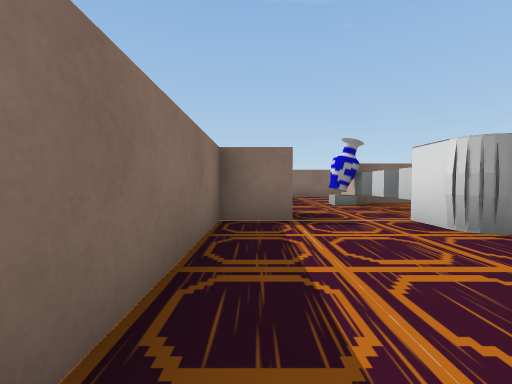
View 1 (above)

23 first-person views from a walk through a 3-D level made in the Unity game engine. The camera is 0.51 m above the floor, tilts 2° down and sees 90° across. The floor is counted in squares, 1 m on a side. Each view is taken from the middle of a square. On the plan, view 1 faces up. The plan holds only what a view shows up to about 9 squares ahead; the rest is blank. The player is left out. Some surface patterns are stand-ins.

View 2
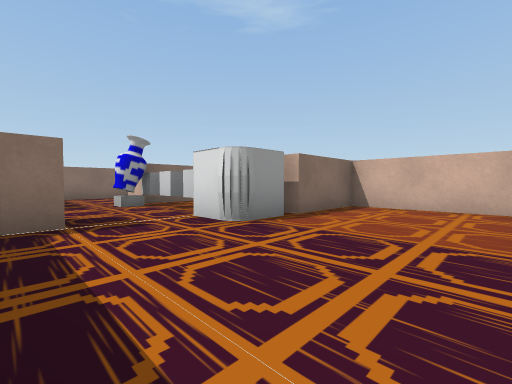

View 3
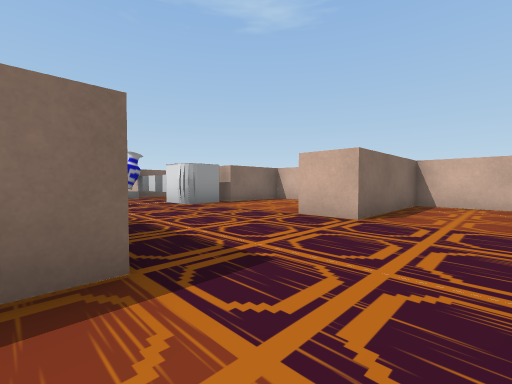

View 4
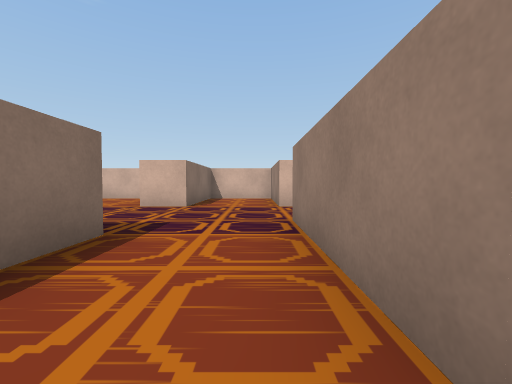

View 5
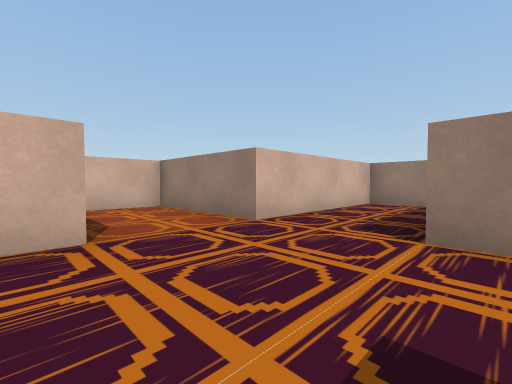

View 6
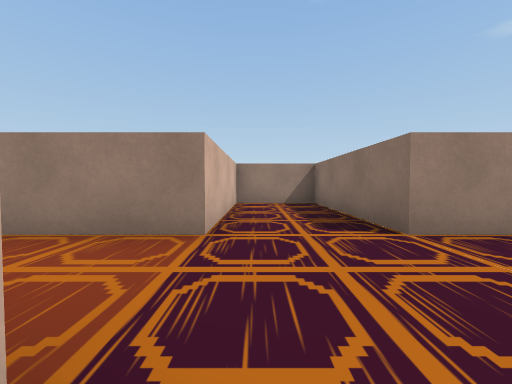

View 7
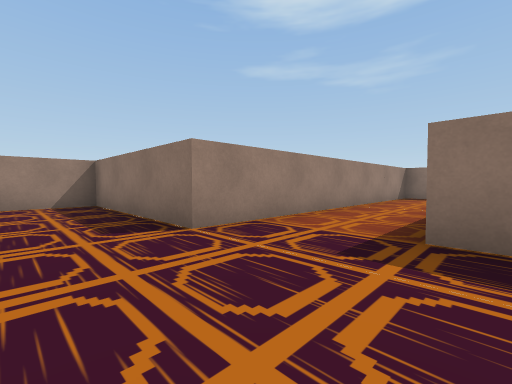

View 8
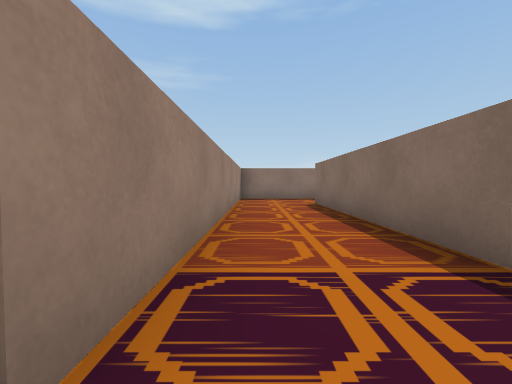

View 9
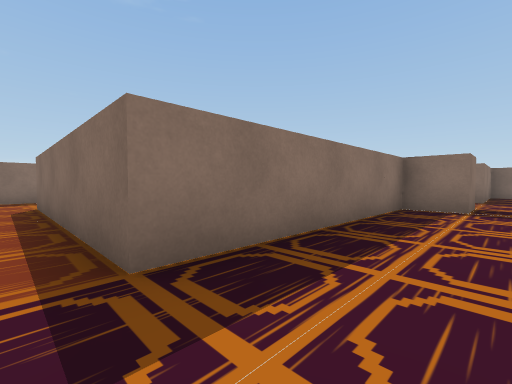

View 10
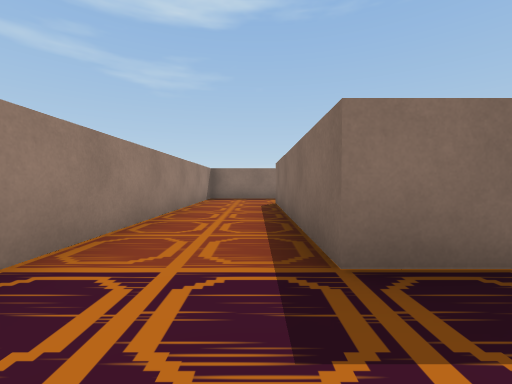

View 11
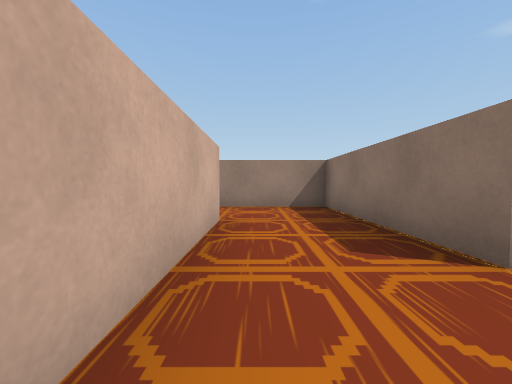

View 12
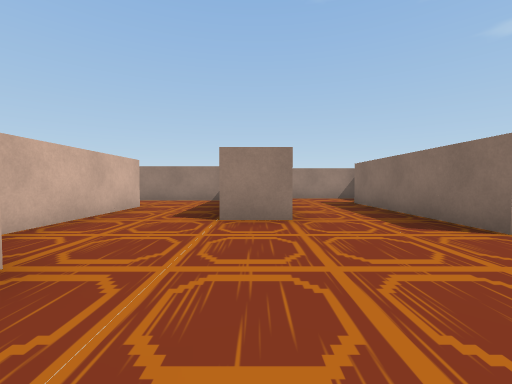

View 13
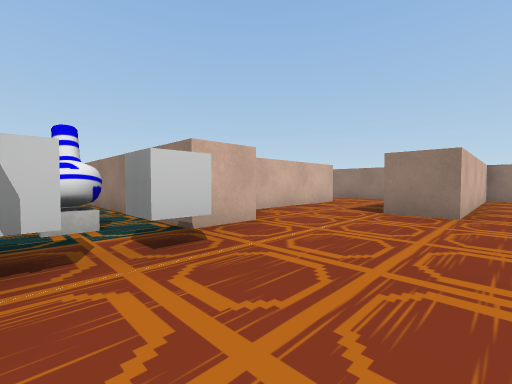

View 14
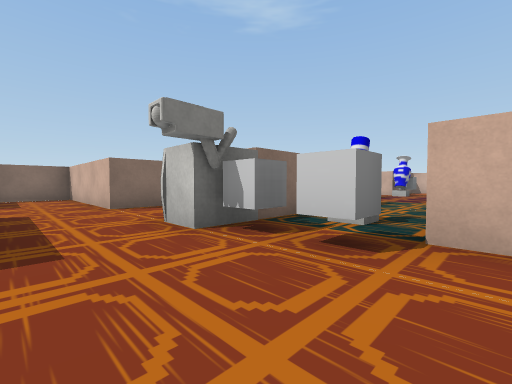

View 15
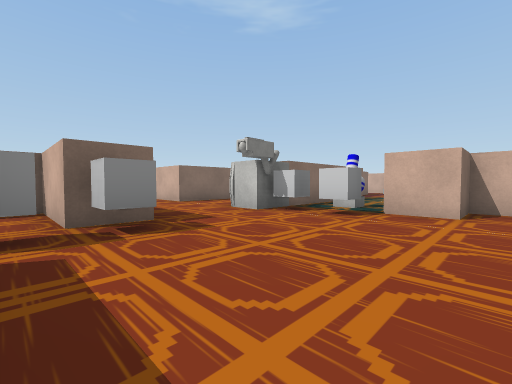

View 16
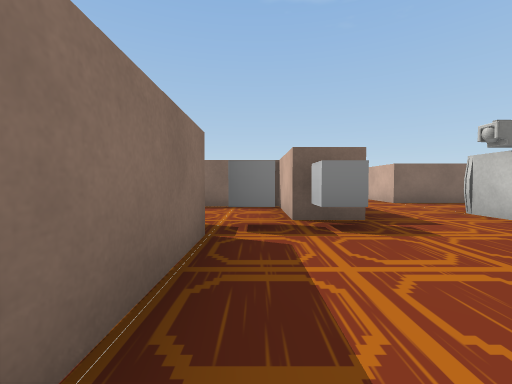

View 17
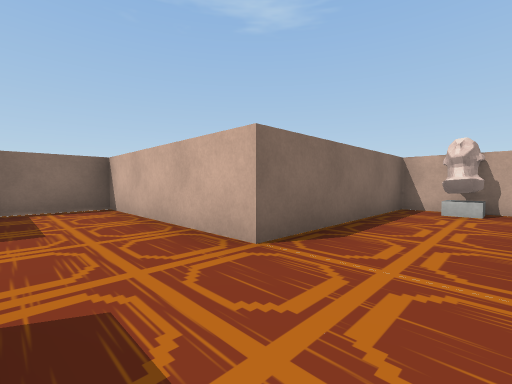

View 18
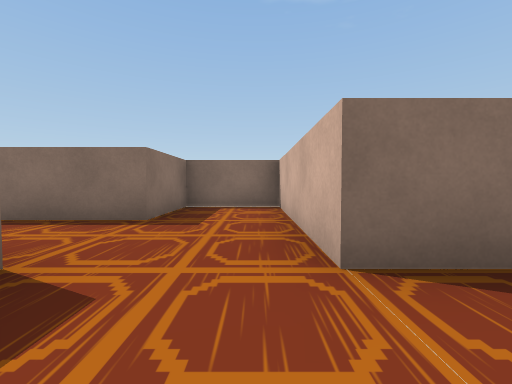

View 19
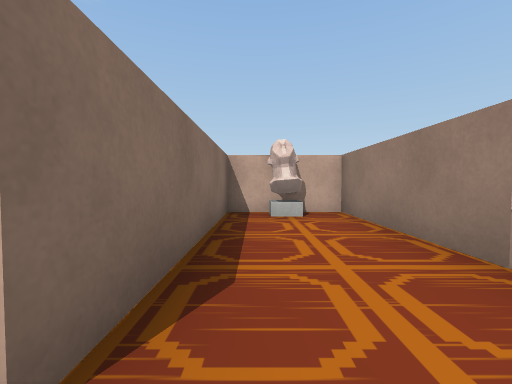

View 20
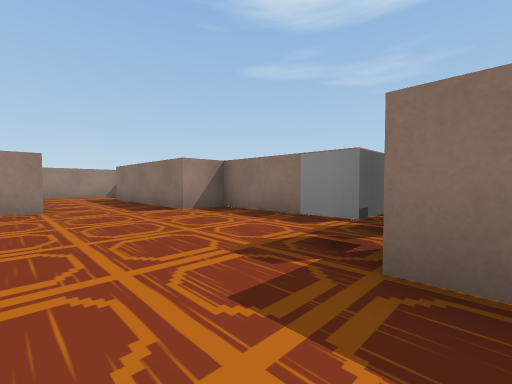

View 21
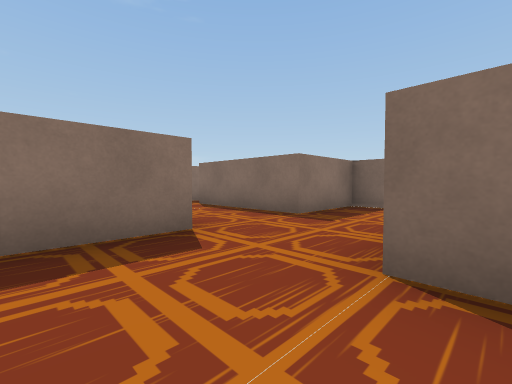

View 22
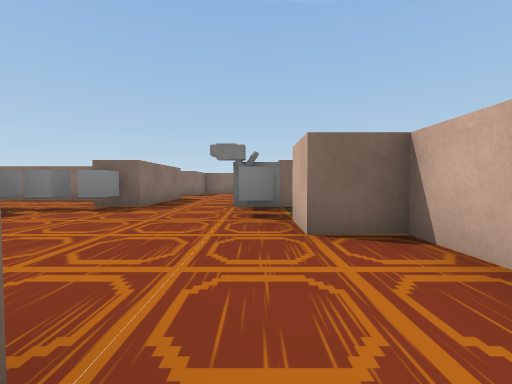

View 23
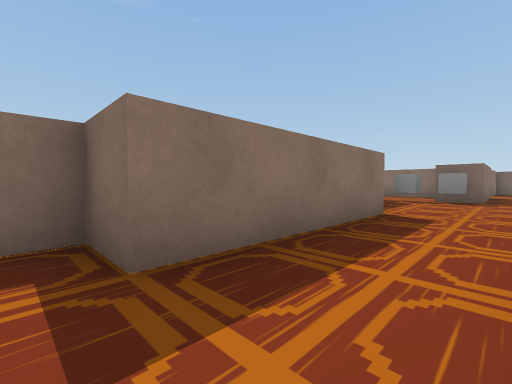

### Floor plan
Points are (right, up) in squares from view 1. A wall is a line through its corners. A room is listed if a view was taken in it or the views show most of it. See-through windows are left out.
Room 1 (views 1, 2, 3, 4, 5, 6, 7, 8, 9, 10, 22)
walls: (0.5, 4.5) (0.5, 3.5) (-0.5, 3.5) (-0.5, -1.5) (-5.5, -1.5) (-5.5, 0.5); (-4.5, 3.5) (-2.4, 3.5); (5.5, -0.1) (5.5, 2.5) (3.5, 2.5) (3.5, 3); (3.2, 6.5) (2.5, 6.5) (2.5, 7.5); (0.5, 7.5) (0.5, 6.5); (-5.1, 5.5) (-6.5, 5.5); (-7.5, 0.5) (-7.5, -3.5) (0.5, -3.5) (0.5, -7.5) (2.5, -7.5) (2.5, -3.5) (5.5, -3.5) (5.5, -1.5) (2.5, -1.5) (2.5, -0.5)
low walls: (-6.5, 3.5) (-6, 3.5)
ways out: opening at (-6.5, -0.5) to room 2
objects: vase (-6, 4) to (-5, 4); box (-6, 5) to (-5, 5); other object (2, 3) to (3, 3); box (2, 4) to (3, 4); box (2, 5) to (3, 5); vase (2, 6); box (3, 6)
Room 2 (views 11, 12, 13, 14, 15, 16, 17, 18, 19, 20, 21, 23)
walls: (-11.5, 4.5) (-11.5, 1.5) (-10.5, 1.5) (-10.5, -2.5) (-11.5, -2.5) (-11.5, -3.1); (-9.5, 8.6) (-9.5, 5.5) (-10.5, 5.5); (-6.5, 6.5) (-3.5, 6.5) (-3.5, 8.5) (-7.5, 8.5) (-7.5, 12.5) (-9.5, 12.5) (-9.5, 10.5) (-12.5, 10.5); (-5.5, 0.5) (-5.5, 2.5) (-6.5, 2.5) (-6.5, 3.5); (-11.4, -4.5) (-8.5, -4.5) (-8.5, 0.5) (-7.5, 0.5)
ways out: opening at (-6.5, -0.5) to room 1
objects: box (-11, 5); box (-10, 5); other object (-8, 5); box (-7, 4); box (-7, 5); other object (-7, 6); box (-4, 7); other object (-4, 8)

Where each view was taken, in squares from view 1:
view 1: 0 up, 0 right, facing up
view 2: 0 up, 0 right, facing up-right
view 3: 3 down, 1 left, facing up-right
view 4: 3 down, 3 left, facing right
view 5: 1 down, 0 right, facing down-right
view 6: 1 down, 2 right, facing down
view 7: 1 down, 2 right, facing down-left
view 8: 3 down, 1 right, facing left
view 9: 2 down, 1 right, facing up-left
view 10: 2 down, 1 right, facing left
view 11: 2 up, 6 left, facing down
view 12: 4 up, 8 left, facing down
view 13: 5 up, 9 left, facing down-right
view 14: 3 up, 9 left, facing up-right
view 15: 2 up, 11 left, facing up-right
view 16: 2 up, 11 left, facing up
view 17: 7 up, 9 left, facing up-right
view 18: 7 up, 8 left, facing up
view 19: 8 up, 8 left, facing right
view 20: 6 up, 8 left, facing down-left
view 21: 7 up, 7 left, facing up-left
view 22: 0 up, 7 left, facing up
view 23: 3 down, 9 left, facing up-left
